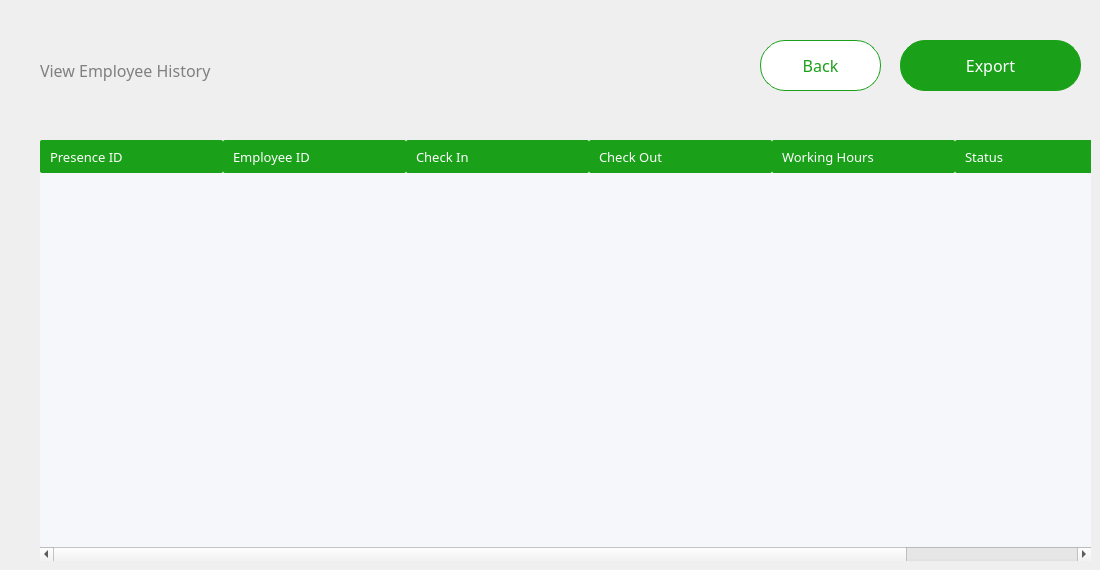
     <widget class="QWidget" name="history">
      <widget class="QLabel" name="txt_2">
       <property name="geometry">
        <rect>
         <x>40</x>
         <y>50</y>
         <width>361</width>
         <height>41</height>
        </rect>
       </property>
       <property name="font">
        <font>
         <family>Lexend Medium</family>
         <pointsize>12</pointsize>
         <bold>false</bold>
        </font>
       </property>
       <property name="styleSheet">
        <string notr="true">background-color:transparent;
color:grey;
border:none;</string>
       </property>
       <property name="text">
        <string>View Employee History</string>
       </property>
      </widget>
      <widget class="QPushButton" name="employee_export">
       <property name="geometry">
        <rect>
         <x>900</x>
         <y>40</y>
         <width>181</width>
         <height>51</height>
        </rect>
       </property>
       <property name="styleSheet">
        <string notr="true">*{
border-radius:25px;
color:white;
font-family: Lexend;
font-size:16px;
border-color: rgb(27, 160, 25);
border-width : 1.2px;
border-style:solid;
background-color:#1ba019;
}
QPushButton:hover
{
background:#013220;
color:white;
border-left:3px solid white ; 
border-color:none;
border-radius:25px;
}
QPushButton:pressed
{
background:#013220;
color:white;
border-radius:25px;
font-family: Lexend;
font-size:16px;
border-left:3.2px solid white ; 


/*background: qlineargradient(x1: 0, y1: 0, x2: 0, y2: 1,
                                stop: 0 #ffffff, stop: 1 #dcdcdc);*/
}</string>
       </property>
       <property name="text">
        <string>Export</string>
       </property>
       <property name="iconSize">
        <size>
         <width>200</width>
         <height>200</height>
        </size>
       </property>
      </widget>
      <widget class="QPushButton" name="history_back">
       <property name="geometry">
        <rect>
         <x>760</x>
         <y>40</y>
         <width>121</width>
         <height>51</height>
        </rect>
       </property>
       <property name="styleSheet">
        <string notr="true">*{
border-radius:25px;
color:#1ba019;
font-family: Lexend;
font-size:16px;
border-color: rgb(27, 160, 25);
border-width : 1.2px;
border-style:solid;
background-color:white;
}
QPushButton:hover
{
background:white;
color:#00b521;
border-left:3px solid #00b521 ; 
border-color:none;
border-radius:25px;
}
QPushButton:pressed
{
background:#013220;
color:#1ba019;
border-radius:25px;
font-family: Lexend;
font-size:16px;
border-left:3.2px solid #1BA019 ; 


/*background: qlineargradient(x1: 0, y1: 0, x2: 0, y2: 1,
                                stop: 0 #ffffff, stop: 1 #dcdcdc);*/
}</string>
       </property>
       <property name="text">
        <string>Back</string>
       </property>
       <property name="icon">
        <iconset resource="resources.qrc">
         <normaloff>:/images/back.png</normaloff>:/images/back.png</iconset>
       </property>
       <property name="iconSize">
        <size>
         <width>200</width>
         <height>200</height>
        </size>
       </property>
       <property name="autoRepeatInterval">
        <number>100</number>
       </property>
      </widget>
      <widget class="QTableWidget" name="tableH">
       <property name="geometry">
        <rect>
         <x>40</x>
         <y>140</y>
         <width>1051</width>
         <height>421</height>
        </rect>
       </property>
       <property name="font">
        <font>
         <family>Lexend</family>
         <pointsize>10</pointsize>
        </font>
       </property>
       <property name="layoutDirection">
        <enum>Qt::LeftToRight</enum>
       </property>
       <property name="styleSheet">
        <string notr="true">QTableWidget {
    border: none;
	background-color: #F5F7FA; /* Light gray */
border-radius:10px;
}
QHeaderView::section {
    background-color: #1ba019; 
    color: white;
    font: 500 12pt &quot;Lexend Medium&quot;;
    padding: 6px;
	border-radius:2px;
    padding-left: 10px; 
}

QScrollBar:vertical {
    border: none;
    background:  #1ba019;;
    width: 12px;
}
QScrollBar::add-page:vertical {
    background:  #1ba019;;}
QScrollBar::sub-page:vertical {
    background:  #1ba019;;}</string>
       </property>
       <property name="frameShape">
        <enum>QFrame::NoFrame</enum>
       </property>
       <property name="lineWidth">
        <number>0</number>
       </property>
       <property name="verticalScrollBarPolicy">
        <enum>Qt::ScrollBarAsNeeded</enum>
       </property>
       <property name="sizeAdjustPolicy">
        <enum>QAbstractScrollArea::AdjustIgnored</enum>
       </property>
       <property name="autoScroll">
        <bool>true</bool>
       </property>
       <property name="editTriggers">
        <set>QAbstractItemView::NoEditTriggers</set>
       </property>
       <property name="showDropIndicator" stdset="0">
        <bool>false</bool>
       </property>
       <property name="dragEnabled">
        <bool>false</bool>
       </property>
       <property name="dragDropOverwriteMode">
        <bool>false</bool>
       </property>
       <property name="dragDropMode">
        <enum>QAbstractItemView::NoDragDrop</enum>
       </property>
       <property name="alternatingRowColors">
        <bool>false</bool>
       </property>
       <property name="selectionMode">
        <enum>QAbstractItemView::NoSelection</enum>
       </property>
       <property name="selectionBehavior">
        <enum>QAbstractItemView::SelectItems</enum>
       </property>
       <property name="showGrid">
        <bool>false</bool>
       </property>
       <property name="gridStyle">
        <enum>Qt::NoPen</enum>
       </property>
       <property name="sortingEnabled">
        <bool>false</bool>
       </property>
       <property name="wordWrap">
        <bool>false</bool>
       </property>
       <property name="cornerButtonEnabled">
        <bool>false</bool>
       </property>
       <attribute name="horizontalHeaderVisible">
        <bool>true</bool>
       </attribute>
       <attribute name="horizontalHeaderCascadingSectionResizes">
        <bool>false</bool>
       </attribute>
       <attribute name="horizontalHeaderMinimumSectionSize">
        <number>37</number>
       </attribute>
       <attribute name="horizontalHeaderDefaultSectionSize">
        <number>183</number>
       </attribute>
       <attribute name="horizontalHeaderHighlightSections">
        <bool>false</bool>
       </attribute>
       <attribute name="horizontalHeaderShowSortIndicator" stdset="0">
        <bool>true</bool>
       </attribute>
       <attribute name="horizontalHeaderStretchLastSection">
        <bool>true</bool>
       </attribute>
       <attribute name="verticalHeaderVisible">
        <bool>false</bool>
       </attribute>
       <attribute name="verticalHeaderCascadingSectionResizes">
        <bool>false</bool>
       </attribute>
       <attribute name="verticalHeaderMinimumSectionSize">
        <number>24</number>
       </attribute>
       <attribute name="verticalHeaderDefaultSectionSize">
        <number>40</number>
       </attribute>
       <attribute name="verticalHeaderHighlightSections">
        <bool>false</bool>
       </attribute>
       <attribute name="verticalHeaderShowSortIndicator" stdset="0">
        <bool>false</bool>
       </attribute>
       <attribute name="verticalHeaderStretchLastSection">
        <bool>false</bool>
       </attribute>
       <column>
        <property name="text">
         <string>Presence ID</string>
        </property>
        <property name="font">
         <font>
          <family>Lexend</family>
         </font>
        </property>
        <property name="textAlignment">
         <set>AlignLeading|AlignVCenter</set>
        </property>
       </column>
       <column>
        <property name="text">
         <string>Employee ID</string>
        </property>
        <property name="font">
         <font>
          <family>Lexend</family>
         </font>
        </property>
        <property name="textAlignment">
         <set>AlignLeading|AlignVCenter</set>
        </property>
       </column>
       <column>
        <property name="text">
         <string>Check In</string>
        </property>
        <property name="font">
         <font>
          <family>Lexend</family>
         </font>
        </property>
        <property name="textAlignment">
         <set>AlignLeading|AlignVCenter</set>
        </property>
       </column>
       <column>
        <property name="text">
         <string>Check Out</string>
        </property>
        <property name="font">
         <font>
          <family>Lexend</family>
         </font>
        </property>
        <property name="textAlignment">
         <set>AlignLeading|AlignVCenter</set>
        </property>
       </column>
       <column>
        <property name="text">
         <string>Working Hours</string>
        </property>
        <property name="font">
         <font>
          <family>Lexend</family>
         </font>
        </property>
        <property name="textAlignment">
         <set>AlignLeading|AlignVCenter</set>
        </property>
       </column>
       <column>
        <property name="text">
         <string>Status</string>
        </property>
        <property name="font">
         <font>
          <family>Lexend</family>
         </font>
        </property>
        <property name="textAlignment">
         <set>AlignLeading|AlignVCenter</set>
        </property>
       </column>
      </widget>
     </widget>
